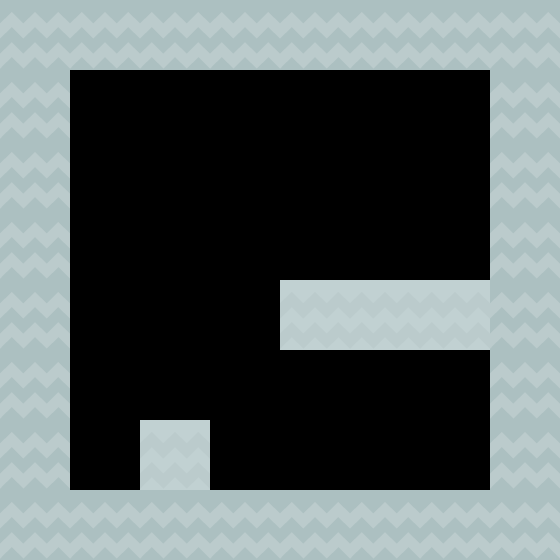

This is a level from a 2D game, rendered from its Tiled map with the project's own tilesets. A one-line summary and the map file follow, with tile-layer data summarised:
An orthogonal 8x8 tile map with 70x70 px tiles, 1 tile layer (Tilelaag 1), 2 tilesets and 10 objects.

<map version="1.0" orientation="orthogonal" renderorder="right-down" width="8" height="8" tilewidth="70" tileheight="70" nextobjectid="26">
 <tileset firstgid="1" name="item_persSpriteSheet" tilewidth="70" tileheight="70" spacing="2" tilecount="100">
  <image source="item_persSpriteSheet.png" width="720" height="720" />
 </tileset>
 <tileset firstgid="101" name="tiles_spritesheet" tilewidth="70" tileheight="70" spacing="2" tilecount="156">
  <image source="tiles_spritesheet.png" width="914" height="936" />
 </tileset>
 <layer name="Tilelaag 1" width="8" height="8">
  <data>[64 cells, 32 non-empty, 2 distinct tile ids]</data>
 </layer>
 <objectgroup name="Object Layer 1" width="560" height="70">
  <object id="1" x="1" y="1" width="560" height="70" />
  <object id="2" x="1" y="490" width="560" height="70" />
  <object id="3" x="1" y="70" width="70" height="420" />
  <object id="4" x="490" y="70" width="70" height="420" />
  <object id="5" x="280" y="280" width="210" height="70" />
  <object id="6" x="140" y="420" width="70" height="70" />
 </objectgroup>
 <objectgroup name="Object Layer 2" width="560" height="70">
  <object id="1" x="280" y="262" width="70" height="17">
   <properties>
    <property name="button" value="1" />
   </properties>
  </object>
  <object id="2" x="280" y="472" width="70" height="17">
   <properties>
    <property name="button" value="2" />
   </properties>
  </object>
 </objectgroup>
 <objectgroup name="Object Layer 3" width="560" height="70">
  <object id="1" x="420" y="175" width="70" height="105">
   <properties>
    <property name="door" value="1" />
   </properties>
  </object>
  <object id="2" x="420" y="385" width="70" height="105">
   <properties>
    <property name="button" value="2" />
   </properties>
  </object>
 </objectgroup>
</map>
